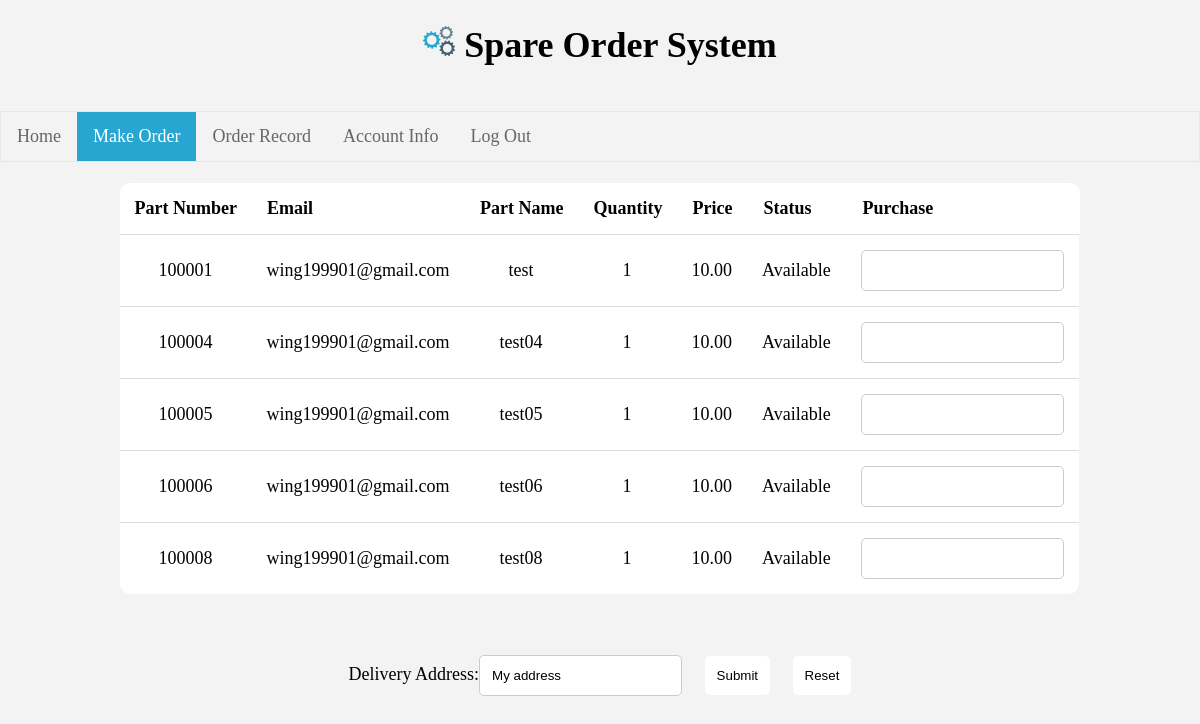
Screenshot of /make_order.php with the database file from the repository.
### tables this page shows
CREATE TABLE `Part` (
  `partNumber` int(11) NOT NULL,
  `email` varchar(100) NOT NULL,
  `partName` varchar(100) NOT NULL,
  `stockQuantity` int(11) NOT NULL,
  `stockPrice` decimal(10,2) NOT NULL,
  `stockStatus` int(1) NOT NULL
);

### make_order.php (the view, shortened to what this page needs)
<!doctype html>
<html>
<head>
    <link href="css/font.css" rel="stylesheet" type="text/css" />
    <link href="css/index.css" rel="stylesheet" type="text/css" />
    <link href="css/table_make_order.css" rel="stylesheet" type="text/css" />
    <link href="css/button.css" rel="stylesheet" type="text/css" />
</head>
<body class="font">
    <center>
        <h1><img src="images/gear.png" width=32px> Spare Order System</h1>
    </center>
    <br>
    <ul>
        <li><a href="dealer_index.html">Home</a>
        </li>
        <li><a class="active" href="make_order.html">Make Order</a>
        </li>
        <li><a href="order_record.html">Order Record</a>
        </li>
        <li><a href="acc_info.html">Account Info</a>
        </li>
        <li><a href="index.html" onclick="return confirm('Are you sure you want to sign out?')">Log Out</a>
        </li>
    </ul>
    <br>
    <?php
    require_once('conn.php');
    $sql = "SELECT * FROM Part WHERE stockStatus = 1 AND stockQuantity > 0 ";
    $rs = mysqli_query($conn, $sql);
    echo '<form method="POST" action="$_SERVER[PHP_SELF]">';
    echo '<div>
            <table align="center" id="myTable">
            <thead><tr>
            <th>Part Number</th>
            <th>Email</th>
            <th>Part Name</th>
            <th>Quantity</th>
            <th>Price</th>
            <th>Status</th>
            <th>Purchase</th>
            </thead>
            <tbody>';
    while ($rc = mysqli_fetch_assoc($rs)) {
        printf(
            '<tr><td>%s</td>
            <td>%s</td>
            <td>%s</td>
            <td>%s</td>
            <td>%s</td>
            <td>Available</td>
            <td><input type="text" name="%s" id="purchase"></td></tr>',
            $rc['partNumber'],
            $rc['email'],
            $rc['partName'],
            $rc['stockQuantity'],
            $rc['stockPrice'],
            $rc['partNumber']
        );
    }
    echo '</tbody></table></div><br>
            <div class="submit">Delivery Address:<input type="text" name="Address" value="My address">&emsp;
            <input class="whiteButton" type="submit" onclick="return confirm("Are you sure you want to place order?")">&emsp;
            <input class="whiteButton" type="reset"></div>
            </form>';
    ?>
</body>
</html>

### css/index.css (style rules this page uses)
body { background-color: #f3f3f3; margin: 0; }
ul { list-style-type: none; margin: 0; padding: 0; overflow: hidden; border: 1px solid #e7e7e7; background-color: #f3f3f3; }
li { float: left; }
li a ,.dropbtn { display: inline-block; color: #666; text-align: center; padding: 14px 16px; text-decoration: none; }
li a.active { color: white; background-color: #26A6D1; }

### css/table_make_order.css (style rules this page uses)
table { border-collapse: collapse; border-spacing: 0; border: none; }
thead th { background-color: white; border: none; padding: 15px; text-align: left; }
tbody td { background-color: white; border: none; padding: 15px; border-top: 1px solid #ddd; }
thead th:first-child { border-radius: 10px 0 0 0; }
thead th:last-child { border-radius: 0 10px 0 0; }
tbody tr:last-child td:first-child { border-radius: 0 0 0 10px; }
tbody tr:last-child td:last-child { border-radius: 0 0 10px 0; }

### css/button.css (style rules this page uses)
.whiteButton { background-color: white; }
::after { content: ""; clear: both; display: table; }
input[type=button],input[type=submit],input[type=reset] { padding: 12px; border-radius: 5px; border: none; cursor: pointer; }

### make_order.php (style rules this page uses)
input[type=text] { padding: 12px; border: 1px solid #ccc; border-radius: 5px; }
div { text-align: center; width: auto; height: auto; }
thead { display: block; }
tbody { height: 400px; overflow-y: scroll; display: block; }

### rows the page displays
part: partNumber "100001", email "wing199901@gmail.com", partName "test", stockQuantity "1", stockPrice "10.00"
part: partNumber "100004", email "wing199901@gmail.com", partName "test04", stockQuantity "1", stockPrice "10.00"
part: partNumber "100005", email "wing199901@gmail.com", partName "test05", stockQuantity "1", stockPrice "10.00"
part: partNumber "100006", email "wing199901@gmail.com", partName "test06", stockQuantity "1", stockPrice "10.00"
part: partNumber "100008", email "wing199901@gmail.com", partName "test08", stockQuantity "1", stockPrice "10.00"
